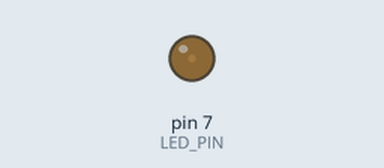
Simulated run of this sketch. Board: Arduino Uno, built with avr-gcc and run on an emulated ATmega328P. Parts: output pins drawn as LEDs (lit = HIGH).

Above: at 8.73 s.
At 21.34 s:
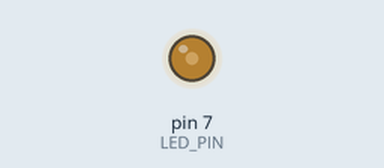
At 24.7 s:
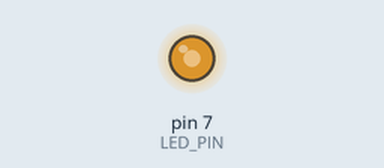
Timing chart, 0 to 40.0 s (numbered marks = the images above):
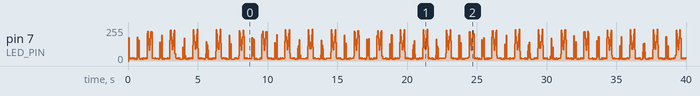

The sketch:

05_practice_4.ino
```cpp
#define LED_PIN 7  // GPIO 7번 핀에 LED 연결

int period_us = 1000;  // 기본 period 1000us (1ms)
int duty_percent = 0;  // 기본 duty 0%

// period 설정 함수 (100 ~ 10000 us 범위)
void set_period(int period) {
  if (period >= 100 && period <= 10000) {
    period_us = period;
  }
}

// duty 설정 함수 (0 ~ 100%)
void set_duty(int duty) {
  if (duty >= 0 && duty <= 100) {
    duty_percent = duty;
  }
}

// LED 밝기 제어 함수 (PWM 방식, HIGH일 때 꺼지고 LOW일 때 켜짐)
void pwm_control() {
  int on_time = (period_us * duty_percent) / 100;  // 켜지는 시간
  int off_time = period_us - on_time;              // 꺼지는 시간

  // LED 켜기 (LOW)
  digitalWrite(LED_PIN, LOW);
  delayMicroseconds(on_time);

  // LED 끄기 (HIGH)
  digitalWrite(LED_PIN, HIGH);
  delayMicroseconds(off_time);
}

// 삼각형 패턴 밝기 제어 함수
void triangle_pattern() {
  // 밝기를 삼각형 패턴으로 변경 (0% ~ 100% ~ 0%)
  for (int duty = 0; duty <= 100; duty++) {
    set_duty(duty);  // duty 증가
    for (int i = 0; i < (1000 / period_us); i++) {  // 1초 동안 밝기 유지 (1000ms/period_us 반복)
      pwm_control();
    }
  }

  for (int duty = 100; duty >= 0; duty--) {
    set_duty(duty);  // duty 감소
    for (int i = 0; i < (1000 / period_us); i++) {  // 1초 동안 밝기 유지
      pwm_control();
    }
  }
}

void setup() {
  pinMode(LED_PIN, OUTPUT);  // LED_PIN을 출력으로 설정
}

void loop() {
  // 주기 10ms 테스트
  set_period(10000);  // 10ms 설정
  triangle_pattern();  // 삼각형 패턴 실행

  // 주기 1ms 테스트
  set_period(1000);  // 1ms 설정
  triangle_pattern();  // 삼각형 패턴 실행

  // 주기 0.1ms 테스트
  set_period(100);  // 0.1ms 설정
  triangle_pattern();  // 삼각형 패턴 실행

}
```
